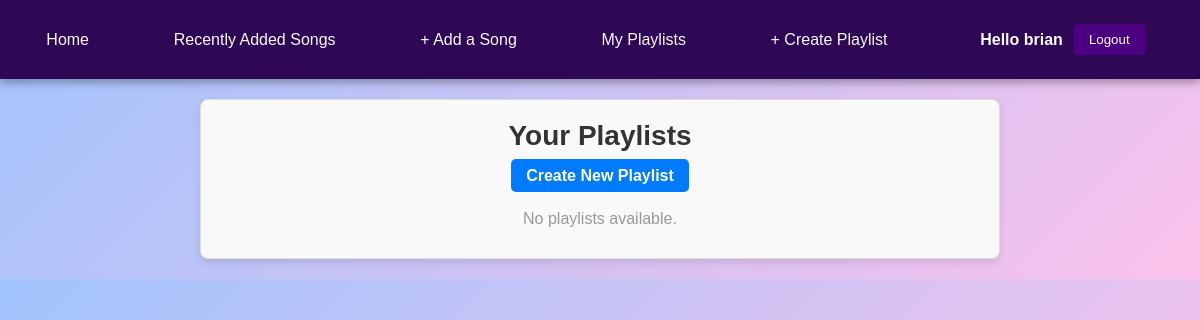
Before: /playlists/ (signed in) with the older database file.
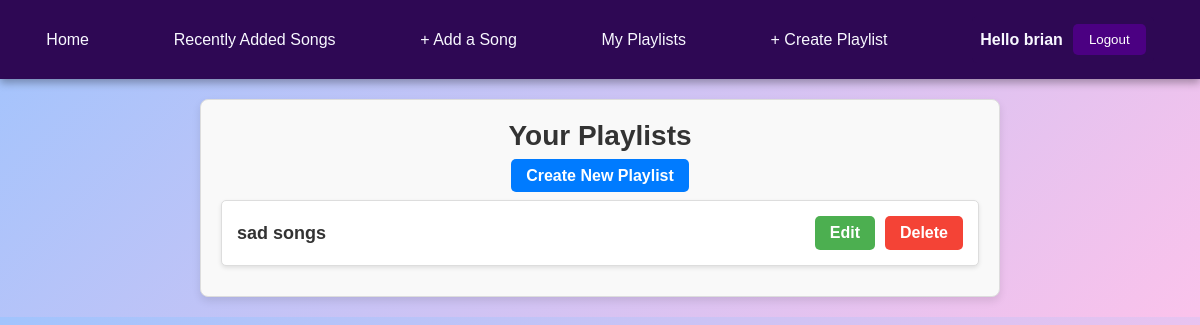
After: the same page with the newer database file.
### app/models.py (models this page shows, shortened)
class Playlist(models.Model):
    name = models.CharField(max_length=100)
    user = models.ForeignKey(User, on_delete=models.CASCADE)  # User who created the playlist
    songs = models.ManyToManyField(Song)  # Songs added to the playlist

### app/views.py (the view)
# urls.py: path('playlists/', views.playlist_list, name='playlist_list'),  # List of user playlists
@login_required
def playlist_list(request):
    playlists = Playlist.objects.filter(user=request.user)
    return render(request, "app/playlist_list.html", {"playlists": playlists})

### app/templates/app/playlist_list.html (shortened to what this page needs)
{% extends 'app/base.html' %}
{% load static %}
{% block content %}
<link rel="stylesheet" type="text/css" href="{% static 'css/playlist_list.css' %}">
  <div class="playlist-list-container">
    <h1 class="playlist-title">Your Playlists</h1>
    <div class="playlist-actions">
      <a href="{% url 'create_playlist' %}" class="btn create-btn">Create New Playlist</a>
    </div>
    <ul class="playlist-list">
      {% for playlist in playlists %}
        <li class="playlist-item">
          <a href="{% url 'playlist_detail' playlist.id %}" class="playlist-link">{{ playlist.name }}</a>
          <div class="playlist-buttons">
            <a href="{% url 'edit_playlist' playlist.id %}" class="btn edit-btn">Edit</a>
            <a href="{% url 'delete_playlist' playlist.id %}" class="btn delete-btn">Delete</a>
          </div>
        </li>
      {% empty %}
        <li class="empty-message">No playlists available.</li>
      {% endfor %}
    </ul>
  </div>
{% endblock %}

Changed rows visible on the page:
added Playlist: name "sad songs"
Other visible differences:
text no longer shown: "No playlists available."
